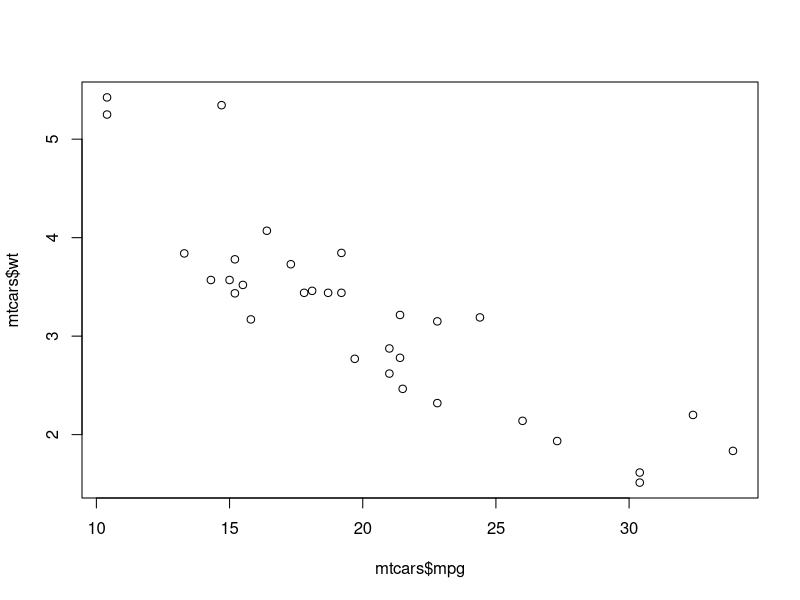
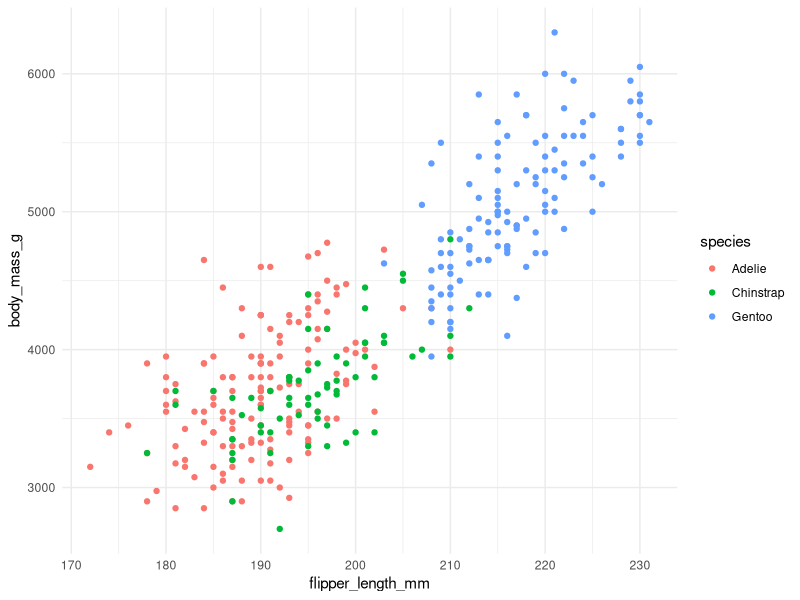

The R source for these figures, in order: (Note: this script raises an error after producing the figures.)
## ---- chunk 1
#| echo: false
#| message: false
library(tidyverse)
## ---- chunk 2
#| echo = TRUE, eval=FALSE
df <- tibble(
  a = rnorm(5),
  b = rnorm(5),
  c = rnorm(5),
  d = rnorm(5)
)

df |> mutate(
  a = (a - min(a, na.rm = TRUE)) / (max(a, na.rm = TRUE) - min(a, na.rm = TRUE)),
  b = (b - min(b, na.rm = TRUE)) / (max(b, na.rm = TRUE) - min(b, na.rm = TRUE)),
  c = (c - min(c, na.rm = TRUE)) / (max(c, na.rm = TRUE) - min(c, na.rm = TRUE)),
  d = (d - min(d, na.rm = TRUE)) / (max(d, na.rm = TRUE) - min(d, na.rm = TRUE))
)
## ---- chunk 3
#| echo = TRUE
normalize <- function(x) {
  (x - min(x, na.rm = TRUE)) / 
    (max(x, na.rm = TRUE) - min(x, na.rm = TRUE))
}

# Jetzt einfach und fehlerfrei:
df <- tibble(a = rnorm(5), b = rnorm(5))
df |> mutate(across(everything(), normalize))
## ---- chunk 4
#| echo = TRUE
# Positionell (gefährlich bei vielen Argumenten)
round(3.14159, 2)

# Benannt (klar und sicher)
round(x = 3.14159, digits = 2)

# Gemischt (Default zuerst, dann explizit)
round(3.14159, digits = 2)
## ---- chunk 5
#| echo = TRUE
# Ohne Default — muss immer angegeben werden
round(3.14159, digits = 2)

# Mit Default — optional
round(3.14159)          # → 3 (digits = 0 ist Default)

# Eigene Funktion mit sinnvollen Defaults
truncate <- function(x, digits = 0) {
  floor(x * 10^digits) / 10^digits
}

truncate(3.14159, digits = 2)   # → 3.14
truncate(3.14159)               # → 3 (Default verwendet)
## ---- chunk 6
#| echo = TRUE
# Implizit (letzter Ausdruck wird zurückgegeben) — EMPFOHLEN
normalize <- function(x) {
  (x - min(x, na.rm = TRUE)) / 
    (max(x, na.rm = TRUE) - min(x, na.rm = TRUE))
}

# Explizit (klar, aber unnötig verbose)
normalize2 <- function(x) {
  result <- (x - min(x, na.rm = TRUE)) / 
    (max(x, na.rm = TRUE) - min(x, na.rm = TRUE))
  return(result)
}

# Beide funktionieren gleich:
normalize(1:5)   # → 0, 0.25, 0.5, 0.75, 1
normalize2(1:5)  # → 0, 0.25, 0.5, 0.75, 1
## ---- chunk 7
#| echo = TRUE, eval=FALSE
# Seiteneffekt: Datei wird geschrieben (Rückgabe ist NULL)
write.csv(mtcars, "mtcars.csv")

# Seiteneffekt: Plot wird angezeigt
plot(mtcars$mpg, mtcars$wt)

# Seiteneffekt: Nachricht wird ausgegeben
message("Verarbeitung abgeschlossen!")
## ---- chunk 8
#| echo = TRUE
global_var <- 10

my_function <- function(x) {
  local_var <- x * 2
  
  inner_function <- function() {
    # Kann auf global_var UND local_var zugreifen!
    global_var + local_var
  }
  
  inner_function()
}

my_function(5)   # → 20 (10 + 5*2)
## ---- chunk 9
#| echo = TRUE
global_var <- 10

my_function <- function(x) {
  local_var <- x * 2
  global_var <- global_var * 10
  inner_function <- function() {
    # Kann auf global_var UND local_var zugreifen!
    global_var + local_var
  }
  
  inner_function()
}
## ---- chunk 10
#| echo = TRUE
counter <- 0

increment <- function() {
  counter <- counter + 1   # Erzeugt NEUE lokale Variable!
  counter
}

increment()   # → 1 (lokaler counter)
counter       # → 0 (globaler counter unverändert!)
## ---- chunk 11
#| echo = TRUE, eval=FALSE
# Alte Methode — Strings sind fehleranfällig
grouped_mean <- function(df, group_var, mean_var) {
  df |> 
    group_by(group_var) |>
    summarize(mean = mean(mean_var))   # group_var wird nicht aufgelöst!
}
## ---- chunk 12
#| echo = TRUE
grouped_mean <- function(df, group_var, mean_var) {
  df |> 
    group_by({{group_var}}) |>
    summarize(mean_mpg = mean({{mean_var}}))
}
## ---- chunk 13
grouped_mean(mtcars, cyl, mpg)
## ---- chunk 14
#| echo = TRUE, eval=FALSE
plot_penguins <- function(data, x, y, color) {
  ggplot(data = data, mapping = aes(
    x = {{x}}, y = {{y}}, color = {{color}}
  )) + 
    geom_point() +
    theme_minimal()
}

# Verwendung:
library(palmerpenguins)
plot_penguins(penguins, flipper_length_mm, body_mass_g, species)
## ---- chunk 15
#| echo = TRUE
# Ohne Fehlerbehandlung — Absturz!
normalize(c(1, 2, 3))   # → OK

# Problem: alle Werte gleich (Division durch 0)
normalize(c(5, 5, 5))   # → NaN, NaN, NaN (still läuft!)

# Problem: NA-Werte
normalize(c(1, NA, 3))  # → NaN, NaN, NaN (na.rm hilft nicht immer)
## ---- chunk 16
#| echo = TRUE, eval=FALSE
normalize_safe <- function(x) {
  # Eingabe prüfen
  if (!is.numeric(x)) {
    stop("Argument 'x' muss numerisch sein.")
  }
  
  range_val <- range(x, na.rm = TRUE)
  if (range_val[1] == range_val[2]) {
    warning("Alle Werte sind gleich — Ergebnis ist NA.")
    return(rep(NA_real_, length(x)))
  }
  
  (x - min(x, na.rm = TRUE)) / 
    (max(x, na.rm = TRUE) - min(x, na.rm = TRUE))
}

normalize_safe(c(1, 2, 3))      # → OK
normalize_safe("text")          # → Fehler!
normalize_safe(c(5, 5, 5))      # → Warnung + NA
## ---- chunk 17
#| echo = TRUE, eval=FALSE
safe_divide <- function(a, b) {
  if (!is.numeric(a) || !is.numeric(b)) {
    stop("Beide Argumente müssen numerisch sein.")
  }
  if (b == 0) {
    warning("Division durch Null — gebe NA zurück.")
    return(NA_real_)
  }
  a / b
}

safe_divide(10, 2)   # → 5 (OK)
safe_divide(10, 0)   # → NA + Warnung
## ---- chunk 18
#| echo = TRUE, eval=FALSE
celsius_to_fahrenheit <- function(celsius) {
  # YOUR CODE HERE
}

# Testen:
celsius_to_fahrenheit(0)    # → 32 (Gefrierpunkt Wasser)
celsius_to_fahrenheit(100)  # → 212 (Siedepunkt Wasser)
## ---- chunk 19
#| echo = TRUE, eval=FALSE
celsius_to_fahrenheit <- function(celsius) {
  celsius * 9/5 + 32
}
## ---- chunk 20
#| echo = TRUE, eval=FALSE
count_value <- function(x, target) {
  # YOUR CODE HERE — ohne sum(x == target)!
}

# Testen:
count_value(1:10, 5)    # → 1
count_value(c("a","b","a","c","a"), "a")   # → 3
## ---- chunk 21
#| echo = TRUE, eval=FALSE
count_value <- function(x, target) {
  sum(x == target, na.rm = TRUE)
}
## ---- chunk 22
#| echo = TRUE, eval=FALSE
safe_divide <- function(a, b) {
  # YOUR CODE HERE — mit stop() und warning()
}

# Testen:
safe_divide(10, 2)    # → 5
safe_divide(10, 0)    # → NA + Warnung
safe_divide("a", 2)   # → Fehler!
## ---- chunk 23
#| echo = TRUE, eval=FALSE
safe_divide <- function(a, b) {
  if (!is.numeric(a) || !is.numeric(b)) {
    stop("Beide Argumente müssen numerisch sein.")
  }
  if (b == 0) {
    warning("Division durch Null — gebe NA zurück.")
    return(NA_real_)
  }
  a / b
}
